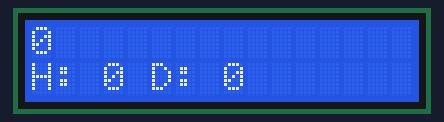
This program was run on a simulated Raspberry Pi (header pin numbers). Shown: 16×2 character LCD.

Above: at 0.3 s.
At 5.7 s:
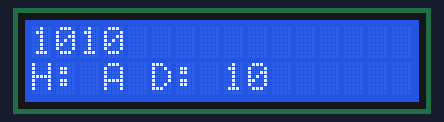
At 7.4 s:
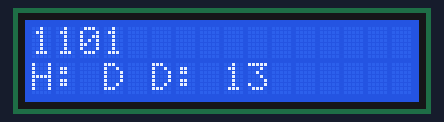
At 16.8 s:
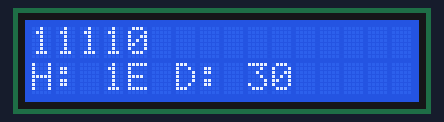
At 24.5 s:
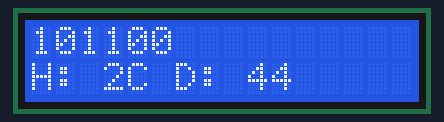
At 35.1 s:
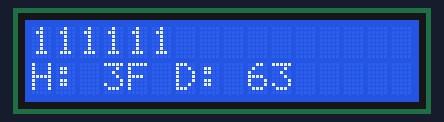

Measured:
- what the display in image 0 shows lasts 0.5 s, from 0.3 s to 0.8 s
- what the display in image 3 shows lasts 0.6 s, from 16.7 s to 17.3 s

The program:

16b_LED_and_LCD_Binary_Counter_Funct.py
```python
# 16b LED and LCD Binary Counter Function Python program example:

# Created by Joseph C. Richardson, GitHub.com

# Note: be mindful while working with
# electronics. There are mistakes that
# cannot be corrected should you ignore
# any basic electronics rules. Electronics
# demands basic math skills and knowledge
# of electronics components alike.

# Items needed are as follows:

# Raspberry Pi 4 = 1
# breadboard = 1 or more depending
# LCD display = 1
# 74HC595 shift register = 1
# LEDs = 16
# 220 ohm resistor = 16
# jumper wire = 38 or more +2 for the Rasp pi 4 fan

# Note: use two other jumper wires for
# the Raspberry Pi 4 fan, while in use/
# operation.

# 16b LCD Binary Counter Function Python program example:

# This Raspberry Pi 4 Python program allows
# users to learn all about how binary data
# bits work with the 74HC595 shift register.

# We will use the breadboard method:

# GPIO.setmode(GPIO.BOARD)

# This method is for the GPIO pinouts
# not the GPIO numbers, such as BCM

# You can also use the Broadcom SOC
# Channel method if you prefer:

# GPIO.setmode(GPIO.BCM)
# This allows GPIO numbers, not GPIO
# pinouts, such as the breadboard
# method illustrates in our Python
# program example.

# import functions:

import RPi.GPIO as GPIO,drivers
from time import sleep as wait

GPIO.setmode(GPIO.BOARD) # breadboard method
GPIO.setwarnings(False) # disable setwarnings
display=drivers.Lcd() # enable the LCD display

display.lcd_clear() # clear the LCD screen

# Create variables for the latch, data bit and the clock.

# You can rename all these variables to any names you wish,
# but keep in mind that you must also rename any variables
# in your program as well. Click the Find and Replace command
# on the IDLE menu to make any renaming changes faster to cover
# any variables you want to rename. However, you should stick
# to meaningful names, so other programmers can learn and
# understand what's happening throughout the program's
# execution/run.
''''''''''''''''''''''''''''''''''''''''''''''''''''''''''''''''''''''''''''''''''''''''''''''''''''''''''''''''''''''''''''''
# Note: Python executes its programs from the top, downward.
# You must place these variables in this correct order as shown.
# These pinout values won't execute right if you don't.

latch=33
data_bit=35
clock=31
''''''''''''''''''''''''''''''''''''''''''''''''''''''''''''''''''''''''''''''''''''''''''''''''''''''''''''''''''''''''''''''
msb=65535,65536 # most significant bits
lsb=32767,32768 # least significant bits

led_speed=.5 # pause duration

stop_program_message='''
print('Stop program Execution/run:')
print('cleanup/release all GPIO pinouts \
to LOW state.')'''

control_shift=data_bit,latch,clock

for i in control_shift:GPIO.setup(i,GPIO.OUT) # setup desired GPIO pinouts

# Create two functions called
# clear_all_data_bits and shift_all_data_bits.

def clear_all_data_bits():

    for i in range(16):
        GPIO.output(latch,0)
        GPIO.output(data_bit,0) # set all 16 data bits to 0/off
        GPIO.output(clock,1)
        GPIO.output(latch,1)
        GPIO.output(clock,0)

clear_all_data_bits() # call the function

def shift_all_data_bits():

    for i in range(msb[0],lsb[0],-1): # reverse forloop and step value -1
        display.lcd_display_string(
        f'{msb[0]-i:b}',1)
        display.lcd_display_string(
        f'H: {msb[0]-i:X} D: {msb[0]-i:d}',2)
        bin=f'{i:b}'
        for j in range(16):
            GPIO.output(latch,0)
            GPIO.output(data_bit,int(bin[j])-1) # with 2's complement value -1
            GPIO.output(clock,1)
            GPIO.output(latch,1)
            GPIO.output(clock,0)
        wait(led_speed)

    for i in range(lsb[1],msb[1]): # forward forloop
        display.lcd_display_string(
        f'{i:b}',1)
        display.lcd_display_string(
        f'H: {i:X} D: {i:d}',2)
        bin=f'{i:b}'
        for j in range(16):
            GPIO.output(latch,0)
            GPIO.output(data_bit,int(bin[j])) # without 2's complement
            GPIO.output(clock,1)
            GPIO.output(latch,1)
            GPIO.output(clock,0)
        wait(led_speed)

while True:
    try:
        shift_all_data_bits() # call the function
        break

# Note: it is recommended that you setup
# a KeyboardInterrupt handler to force
# the GPIO pins to return to a low state/off.

# GPIO.cleanup() sets all GPIO pins to LOW/OFF

    except KeyboardInterrupt:
        exec(stop_program_message) # GPIO notification message

        clear_all_data_bits() # call the function

        display.lcd_clear()
        display.lcd_backlight(0)
        GPIO.cleanup() # GPIO.cleanup() sets all GPIO pins to LOW/OFF
        break
```
